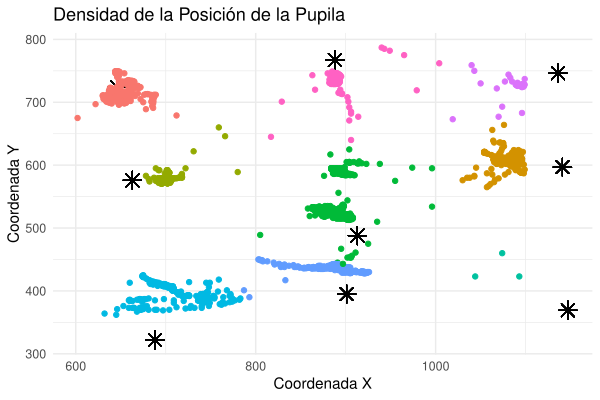

This chart was generated by the following R code:
# Instalar y cargar las bibliotecas necesarias
if (!requireNamespace("jsonlite", quietly = TRUE)) {
  install.packages("jsonlite")
}
library(jsonlite)

library(dplyr)
library(tidyr)
library(ggplot2)
if (!requireNamespace("viridis", quietly = TRUE)) {
  install.packages("viridis")
}
library(viridis)

# Quitar notación científica
options(scipen=999)

# Seleccionar el archivo
path <- file.choose()

# Función para leer y modificar datos del eye tracker
read_tobii_eye_data <- function(path) {
  # Leer todas las líneas del archivo
  lines <- readLines(path)
  
  # Inicializar una lista para almacenar las coordenadas
  locs <- list()
  
  # Definimos los puntos de referencia
  puntos <- data.frame(
    x = c(646, 888, 1136, 663, 913, 1141, 688, 901, 1147),
    y = c(1080-356, 1080-313, 1080-334, 1080-504, 1080-592, 1080-483, 1080-758, 1080-685, 1080-711)
  )
  
  distancia <- function(x1, y1, x2, y2) {
    sqrt((x2 - x1)^2 + (y2 - y1)^2)
  }
  
  # Iterar sobre cada línea
  for (i in seq_along(lines)) {
    line <- lines[i]
    
    # Intentar convertir la línea JSON en un objeto list
    js <- tryCatch(jsonlite::fromJSON(line), error = function(e) {
      message("Error al analizar JSON en la línea ", i, ": ", e)
      return(NULL)
    })
    
    # Si el objeto JSON es NULL (error al analizar), pasar a la siguiente línea
    if (is.null(js)) {
      next
    }
    
    # Comprobar si el tipo es "gaze" y si hay datos de pupilas
    if (js$type == "gaze" && !is.null(js$data$eyeright$pupildiameter)) {
      # Extraer coordenadas de origen de la mirada del ojo derecho
      rx <- js$data$gaze2d[1]
      ry <- js$data$gaze2d[2]
      
      # Convertir las coordenadas a valores enteros
      x <- as.integer((rx) * 1920)
      y <- 1080 - as.integer((ry) * 1080)
      
      # Extraer el timestamp
      timestamp <- as.numeric(js$timestamp)
      
      # Calcular distancias a todos los puntos de referencia y diferencias en x y y
      distancias <- apply(puntos, 1, function(p) distancia(p[1], p[2], x, y))
      dif_x <- (x - puntos$x)*(1920/1051.5) 
      dif_y <- (y - puntos$y)*(1080/583)
      p_x <- puntos$x
      p_y <- puntos$y
      
      # Determinar el grupo con la mínima distancia
      group <- which.min(distancias)
      
      group_colors <- c("blue", "yellow", "red", "green", "magenta", "brown", "pink", "purple", "orange")
      
      # Agregar los datos x, y, timestamp a la lista
      locs[[length(locs) + 1]] <- c(x, y, group_colors[group], min(distancias), dif_x[group], dif_y[group], p_x[group], p_y[group])
    }
  }
  
  # Convertir la lista en un dataframe para facilitar su manejo
  locs_df <- as.data.frame(do.call(rbind, locs))
  colnames(locs_df) <- c("x", "y", "group", "distance", "dif_x", "dif_y", "p_x", "p_y")
  
  return(locs_df)
}

# Leer los datos del archivo JSON
locs_df <- read_tobii_eye_data(path)

# Convertir las columnas x y y a numérico
locs_df$x <- as.numeric(as.character(locs_df$x))
locs_df$y <- as.numeric(as.character(locs_df$y))
locs_df <- locs_df %>% filter(!is.na(x) & !is.na(y))
write.csv(locs_df, file = "/home/luiszamora/Documentos/Eyetracker/tobii/gamboa/gamboa2-2.csv", row.names = FALSE)

# Densidad de puntos
ggplot(locs_df, aes(x = x, y = y)) +
  geom_point(aes(x = 646, y = 1080 - 356), color = "black", shape = 8, size = 4) +
  geom_point(aes(x = 888, y = 1080 - 313), color = "black", shape = 8, size = 4) +
  geom_point(aes(x = 1136, y = 1080 - 334), color = "black", shape = 8, size = 4) +
  geom_point(aes(x = 663, y = 1080 - 504), color = "black", shape = 8, size = 4) +
  geom_point(aes(x = 913, y = 1080 - 592), color = "black", shape = 8, size = 4) +
  geom_point(aes(x = 1141, y = 1080 - 483), color = "black", shape = 8, size = 4) +
  geom_point(aes(x = 688, y = 1080 - 758), color = "black", shape = 8, size = 4) +
  geom_point(aes(x = 901, y = 1080 - 685), color = "black", shape = 8, size = 4) +
  geom_point(aes(x = 1147, y = 1080 - 711), color = "black", shape = 8, size = 4) +
  geom_point(aes(color = group), alpha = 1) +
  theme_minimal() +
  theme(legend.position = "none") +
  labs(title = "Densidad de la Posición de la Pupila",
       x = "Coordenada X",
       y = "Coordenada Y")
